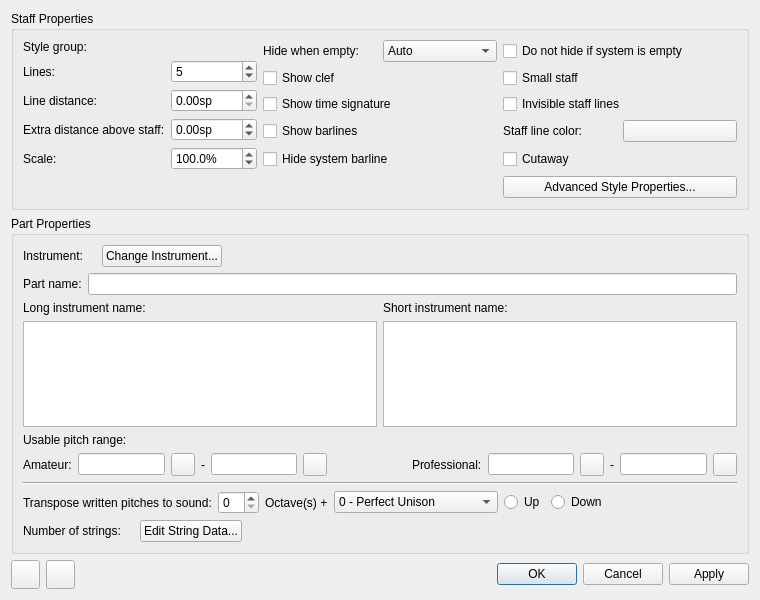
<?xml version="1.0" encoding="UTF-8"?>
<ui version="4.0">
 <class>EditStaffBase</class>
 <widget class="QDialog" name="EditStaffBase">
  <property name="geometry">
   <rect>
    <x>0</x>
    <y>0</y>
    <width>760</width>
    <height>600</height>
   </rect>
  </property>
  <property name="sizePolicy">
   <sizepolicy hsizetype="Preferred" vsizetype="Preferred">
    <horstretch>0</horstretch>
    <verstretch>0</verstretch>
   </sizepolicy>
  </property>
  <property name="minimumSize">
   <size>
    <width>0</width>
    <height>0</height>
   </size>
  </property>
  <property name="windowTitle">
   <string>Edit Staff/Part Properties</string>
  </property>
  <layout class="QGridLayout" name="gridLayout">
   <item row="0" column="0" colspan="2">
    <widget class="QGroupBox" name="groupStaffProps">
     <property name="sizePolicy">
      <sizepolicy hsizetype="Preferred" vsizetype="Expanding">
       <horstretch>0</horstretch>
       <verstretch>0</verstretch>
      </sizepolicy>
     </property>
     <property name="minimumSize">
      <size>
       <width>0</width>
       <height>0</height>
      </size>
     </property>
     <property name="title">
      <string>Staff Properties</string>
     </property>
     <layout class="QVBoxLayout" name="verticalLayout_2">
      <item>
       <layout class="QGridLayout" name="grid_StaffProps">
        <item row="4" column="2">
         <widget class="QCheckBox" name="cutaway">
          <property name="text">
           <string>Cutaway</string>
          </property>
         </widget>
        </item>
        <item row="4" column="1">
         <widget class="QCheckBox" name="hideSystemBarLine">
          <property name="text">
           <string>Hide system barline</string>
          </property>
         </widget>
        </item>
        <item row="1" column="2">
         <widget class="QCheckBox" name="small">
          <property name="sizePolicy">
           <sizepolicy hsizetype="Minimum" vsizetype="Fixed">
            <horstretch>0</horstretch>
            <verstretch>0</verstretch>
           </sizepolicy>
          </property>
          <property name="text">
           <string>Small staff</string>
          </property>
         </widget>
        </item>
        <item row="1" column="1">
         <widget class="QCheckBox" name="showClef">
          <property name="text">
           <string>Show clef</string>
          </property>
         </widget>
        </item>
        <item row="3" column="2">
         <layout class="QHBoxLayout" name="hLayout_LineColor">
          <item>
           <widget class="QLabel" name="labelColor">
            <property name="text">
             <string>Staff line color:</string>
            </property>
           </widget>
          </item>
          <item>
           <widget class="Awl::ColorLabel" name="color">
            <property name="text">
             <string/>
            </property>
           </widget>
          </item>
         </layout>
        </item>
        <item row="3" column="1">
         <widget class="QCheckBox" name="showBarlines">
          <property name="text">
           <string>Show barlines</string>
          </property>
         </widget>
        </item>
        <item row="2" column="1">
         <widget class="QCheckBox" name="showTimesig">
          <property name="text">
           <string>Show time signature</string>
          </property>
         </widget>
        </item>
        <item row="0" column="2">
         <widget class="QCheckBox" name="showIfEmpty">
          <property name="text">
           <string>Do not hide if system is empty</string>
          </property>
         </widget>
        </item>
        <item row="2" column="2">
         <widget class="QCheckBox" name="invisible">
          <property name="text">
           <string>Invisible staff lines</string>
          </property>
         </widget>
        </item>
        <item row="5" column="2">
         <widget class="QPushButton" name="changeStaffType">
          <property name="text">
           <string>Advanced Style Properties...</string>
          </property>
         </widget>
        </item>
        <item row="0" column="0" rowspan="5">
         <layout class="QFormLayout" name="formLayout">
          <property name="fieldGrowthPolicy">
           <enum>QFormLayout::AllNonFixedFieldsGrow</enum>
          </property>
          <property name="labelAlignment">
           <set>Qt::AlignLeading|Qt::AlignLeft|Qt::AlignVCenter</set>
          </property>
          <item row="1" column="0">
           <widget class="QLabel" name="labelNumOfLines">
            <property name="text">
             <string>Lines:</string>
            </property>
            <property name="textFormat">
             <enum>Qt::PlainText</enum>
            </property>
            <property name="buddy">
             <cstring>lines</cstring>
            </property>
           </widget>
          </item>
          <item row="1" column="1">
           <widget class="QSpinBox" name="lines">
            <property name="minimum">
             <number>1</number>
            </property>
            <property name="maximum">
             <number>14</number>
            </property>
            <property name="value">
             <number>5</number>
            </property>
           </widget>
          </item>
          <item row="2" column="0">
           <widget class="QLabel" name="labelLineDist">
            <property name="text">
             <string>Line distance:</string>
            </property>
            <property name="buddy">
             <cstring>lineDistance</cstring>
            </property>
           </widget>
          </item>
          <item row="2" column="1">
           <widget class="QDoubleSpinBox" name="lineDistance">
            <property name="sizePolicy">
             <sizepolicy hsizetype="Preferred" vsizetype="Fixed">
              <horstretch>0</horstretch>
              <verstretch>0</verstretch>
             </sizepolicy>
            </property>
            <property name="suffix">
             <string>sp</string>
            </property>
            <property name="singleStep">
             <double>0.250000000000000</double>
            </property>
           </widget>
          </item>
          <item row="4" column="0">
           <widget class="QLabel" name="labelExtraDist">
            <property name="text">
             <string>Extra distance above staff:</string>
            </property>
            <property name="buddy">
             <cstring>spinExtraDistance</cstring>
            </property>
           </widget>
          </item>
          <item row="4" column="1">
           <widget class="QDoubleSpinBox" name="spinExtraDistance">
            <property name="suffix">
             <string>sp</string>
            </property>
            <property name="minimum">
             <double>-50.000000000000000</double>
            </property>
            <property name="maximum">
             <double>50.000000000000000</double>
            </property>
            <property name="singleStep">
             <double>0.250000000000000</double>
            </property>
           </widget>
          </item>
          <item row="5" column="0">
           <widget class="QLabel" name="label">
            <property name="text">
             <string>Scale:</string>
            </property>
           </widget>
          </item>
          <item row="5" column="1">
           <widget class="QDoubleSpinBox" name="mag">
            <property name="suffix">
             <string>%</string>
            </property>
            <property name="decimals">
             <number>1</number>
            </property>
            <property name="minimum">
             <double>10.000000000000000</double>
            </property>
            <property name="maximum">
             <double>1000.000000000000000</double>
            </property>
            <property name="value">
             <double>100.000000000000000</double>
            </property>
           </widget>
          </item>
          <item row="0" column="0">
           <widget class="QLabel" name="labelStaffGroup">
            <property name="text">
             <string>Style group:</string>
            </property>
            <property name="buddy">
             <cstring>staffGroupName</cstring>
            </property>
           </widget>
          </item>
          <item row="0" column="1">
           <widget class="QLabel" name="staffGroupName"/>
          </item>
         </layout>
        </item>
        <item row="0" column="1">
         <layout class="QHBoxLayout" name="horizontalLayout">
          <item>
           <widget class="QLabel" name="label_2">
            <property name="text">
             <string>Hide when empty:</string>
            </property>
           </widget>
          </item>
          <item>
           <widget class="QComboBox" name="hideMode">
            <item>
             <property name="text">
              <string>Auto</string>
             </property>
            </item>
            <item>
             <property name="text">
              <string>Always</string>
             </property>
            </item>
            <item>
             <property name="text">
              <string>Never</string>
             </property>
            </item>
            <item>
             <property name="text">
              <string>Instrument</string>
             </property>
            </item>
           </widget>
          </item>
         </layout>
        </item>
       </layout>
      </item>
     </layout>
    </widget>
   </item>
   <item row="1" column="0" colspan="2">
    <widget class="QGroupBox" name="groupPartProps">
     <property name="sizePolicy">
      <sizepolicy hsizetype="Preferred" vsizetype="Expanding">
       <horstretch>0</horstretch>
       <verstretch>0</verstretch>
      </sizepolicy>
     </property>
     <property name="title">
      <string>Part Properties</string>
     </property>
     <layout class="QVBoxLayout" name="verticalLayout" stretch="0,1,0,0,0,0,0">
      <item>
       <layout class="QGridLayout" name="grid_PartProps">
        <property name="leftMargin">
         <number>0</number>
        </property>
        <item row="2" column="0" colspan="2">
         <layout class="QHBoxLayout" name="horizontalLayout_2">
          <property name="spacing">
           <number>6</number>
          </property>
          <item>
           <widget class="QLabel" name="labelInstrName">
            <property name="text">
             <string>Instrument:</string>
            </property>
            <property name="buddy">
             <cstring>instrumentName</cstring>
            </property>
           </widget>
          </item>
          <item>
           <widget class="QLabel" name="instrumentName"/>
          </item>
          <item>
           <widget class="QPushButton" name="changeInstrument">
            <property name="text">
             <string>Change Instrument...</string>
            </property>
           </widget>
          </item>
          <item>
           <spacer name="horizontalSpacer_4">
            <property name="orientation">
             <enum>Qt::Horizontal</enum>
            </property>
            <property name="sizeHint" stdset="0">
             <size>
              <width>40</width>
              <height>20</height>
             </size>
            </property>
           </spacer>
          </item>
         </layout>
        </item>
        <item row="3" column="0">
         <widget class="QLabel" name="label_PartName">
          <property name="text">
           <string>Part name:</string>
          </property>
          <property name="buddy">
           <cstring>partName</cstring>
          </property>
         </widget>
        </item>
        <item row="3" column="1">
         <widget class="QLineEdit" name="partName"/>
        </item>
       </layout>
      </item>
      <item>
       <layout class="QGridLayout" name="grid_InstrNames">
        <item row="0" column="0">
         <widget class="QLabel" name="labelLongName">
          <property name="sizePolicy">
           <sizepolicy hsizetype="Fixed" vsizetype="Fixed">
            <horstretch>0</horstretch>
            <verstretch>0</verstretch>
           </sizepolicy>
          </property>
          <property name="text">
           <string>Long instrument name:</string>
          </property>
          <property name="buddy">
           <cstring>longName</cstring>
          </property>
         </widget>
        </item>
        <item row="0" column="1">
         <widget class="QLabel" name="labelShortName">
          <property name="sizePolicy">
           <sizepolicy hsizetype="Fixed" vsizetype="Fixed">
            <horstretch>0</horstretch>
            <verstretch>0</verstretch>
           </sizepolicy>
          </property>
          <property name="text">
           <string>Short instrument name:</string>
          </property>
          <property name="buddy">
           <cstring>shortName</cstring>
          </property>
         </widget>
        </item>
        <item row="1" column="0">
         <widget class="QTextEdit" name="longName">
          <property name="minimumSize">
           <size>
            <width>0</width>
            <height>40</height>
           </size>
          </property>
         </widget>
        </item>
        <item row="1" column="1">
         <widget class="QTextEdit" name="shortName">
          <property name="minimumSize">
           <size>
            <width>0</width>
            <height>40</height>
           </size>
          </property>
         </widget>
        </item>
       </layout>
      </item>
      <item>
       <widget class="QLabel" name="labelPitchRanges">
        <property name="text">
         <string>Usable pitch range:</string>
        </property>
       </widget>
      </item>
      <item>
       <layout class="QHBoxLayout" name="hLayout_PitchRanges">
        <item>
         <widget class="QLabel" name="label_7">
          <property name="text">
           <string>Amateur:</string>
          </property>
          <property name="buddy">
           <cstring>minPitchA</cstring>
          </property>
         </widget>
        </item>
        <item>
         <widget class="QLineEdit" name="minPitchA">
          <property name="readOnly">
           <bool>true</bool>
          </property>
         </widget>
        </item>
        <item>
         <widget class="QToolButton" name="minPitchASelect">
          <property name="text">
           <string notr="true"/>
          </property>
          <property name="icon">
           <iconset resource="musescore.qrc">
            <normaloff>:/data/icons/edit.svg</normaloff>:/data/icons/edit.svg</iconset>
          </property>
         </widget>
        </item>
        <item>
         <widget class="QLabel" name="label_9">
          <property name="text">
           <string notr="true">-</string>
          </property>
         </widget>
        </item>
        <item>
         <widget class="QLineEdit" name="maxPitchA">
          <property name="readOnly">
           <bool>true</bool>
          </property>
         </widget>
        </item>
        <item>
         <widget class="QToolButton" name="maxPitchASelect">
          <property name="text">
           <string notr="true"/>
          </property>
          <property name="icon">
           <iconset resource="musescore.qrc">
            <normaloff>:/data/icons/edit.svg</normaloff>:/data/icons/edit.svg</iconset>
          </property>
         </widget>
        </item>
        <item>
         <spacer name="horizontalSpacer">
          <property name="orientation">
           <enum>Qt::Horizontal</enum>
          </property>
          <property name="sizeHint" stdset="0">
           <size>
            <width>100</width>
            <height>20</height>
           </size>
          </property>
         </spacer>
        </item>
        <item>
         <widget class="QLabel" name="label_8">
          <property name="text">
           <string>Professional:</string>
          </property>
          <property name="buddy">
           <cstring>minPitchP</cstring>
          </property>
         </widget>
        </item>
        <item>
         <widget class="QLineEdit" name="minPitchP">
          <property name="readOnly">
           <bool>true</bool>
          </property>
         </widget>
        </item>
        <item>
         <widget class="QToolButton" name="minPitchPSelect">
          <property name="text">
           <string notr="true"/>
          </property>
          <property name="icon">
           <iconset resource="musescore.qrc">
            <normaloff>:/data/icons/edit.svg</normaloff>:/data/icons/edit.svg</iconset>
          </property>
         </widget>
        </item>
        <item>
         <widget class="QLabel" name="label_10">
          <property name="text">
           <string notr="true">-</string>
          </property>
         </widget>
        </item>
        <item>
         <widget class="QLineEdit" name="maxPitchP">
          <property name="readOnly">
           <bool>true</bool>
          </property>
         </widget>
        </item>
        <item>
         <widget class="QToolButton" name="maxPitchPSelect">
          <property name="text">
           <string notr="true"/>
          </property>
          <property name="icon">
           <iconset resource="musescore.qrc">
            <normaloff>:/data/icons/edit.svg</normaloff>:/data/icons/edit.svg</iconset>
          </property>
         </widget>
        </item>
       </layout>
      </item>
      <item>
       <widget class="Line" name="line">
        <property name="orientation">
         <enum>Qt::Horizontal</enum>
        </property>
       </widget>
      </item>
      <item>
       <layout class="QHBoxLayout" name="hLayout_Transposition">
        <item>
         <widget class="QLabel" name="labelTransp">
          <property name="text">
           <string>Transpose written pitches to sound:</string>
          </property>
          <property name="buddy">
           <cstring>iList</cstring>
          </property>
         </widget>
        </item>
        <item>
         <widget class="QSpinBox" name="octave">
          <property name="maximum">
           <number>10</number>
          </property>
         </widget>
        </item>
        <item>
         <widget class="QLabel" name="label_11">
          <property name="text">
           <string>Octave(s) +</string>
          </property>
          <property name="buddy">
           <cstring>octave</cstring>
          </property>
         </widget>
        </item>
        <item>
         <widget class="QComboBox" name="iList">
          <property name="sizePolicy">
           <sizepolicy hsizetype="Preferred" vsizetype="Fixed">
            <horstretch>0</horstretch>
            <verstretch>0</verstretch>
           </sizepolicy>
          </property>
          <item>
           <property name="text">
            <string>0 - Perfect Unison</string>
           </property>
          </item>
          <item>
           <property name="text">
            <string>1 - Augmented Unison</string>
           </property>
          </item>
          <item>
           <property name="text">
            <string>0 - Diminished Second</string>
           </property>
          </item>
          <item>
           <property name="text">
            <string>1 - Minor Second</string>
           </property>
          </item>
          <item>
           <property name="text">
            <string>2 - Major Second</string>
           </property>
          </item>
          <item>
           <property name="text">
            <string>3 - Augmented Second</string>
           </property>
          </item>
          <item>
           <property name="text">
            <string>2 - Diminished Third</string>
           </property>
          </item>
          <item>
           <property name="text">
            <string>3 - Minor Third</string>
           </property>
          </item>
          <item>
           <property name="text">
            <string>4 - Major Third</string>
           </property>
          </item>
          <item>
           <property name="text">
            <string>5 - Augmented Third</string>
           </property>
          </item>
          <item>
           <property name="text">
            <string>4 - Diminished Fourth</string>
           </property>
          </item>
          <item>
           <property name="text">
            <string>5 - Perfect Fourth</string>
           </property>
          </item>
          <item>
           <property name="text">
            <string>6 - Augmented Fourth</string>
           </property>
          </item>
          <item>
           <property name="text">
            <string>6 - Diminished Fifth</string>
           </property>
          </item>
          <item>
           <property name="text">
            <string>7 - Perfect Fifth</string>
           </property>
          </item>
          <item>
           <property name="text">
            <string>8 - Augmented Fifth</string>
           </property>
          </item>
          <item>
           <property name="text">
            <string>7 - Diminished Sixth</string>
           </property>
          </item>
          <item>
           <property name="text">
            <string>8 - Minor Sixth</string>
           </property>
          </item>
          <item>
           <property name="text">
            <string>9 - Major Sixth</string>
           </property>
          </item>
          <item>
           <property name="text">
            <string>10 - Augmented Sixth</string>
           </property>
          </item>
          <item>
           <property name="text">
            <string>9 - Diminished Seventh</string>
           </property>
          </item>
          <item>
           <property name="text">
            <string>10 - Minor Seventh</string>
           </property>
          </item>
          <item>
           <property name="text">
            <string>11 - Major Seventh</string>
           </property>
          </item>
          <item>
           <property name="text">
            <string>12 - Augmented Seventh</string>
           </property>
          </item>
          <item>
           <property name="text">
            <string>11 - Diminished Octave</string>
           </property>
          </item>
          <item>
           <property name="text">
            <string>12 - Perfect Octave</string>
           </property>
          </item>
         </widget>
        </item>
        <item>
         <widget class="QRadioButton" name="up">
          <property name="text">
           <string>Up</string>
          </property>
         </widget>
        </item>
        <item>
         <widget class="QRadioButton" name="down">
          <property name="text">
           <string>Down</string>
          </property>
         </widget>
        </item>
        <item>
         <spacer name="horizontalSpacer_1">
          <property name="orientation">
           <enum>Qt::Horizontal</enum>
          </property>
          <property name="sizeHint" stdset="0">
           <size>
            <width>17</width>
            <height>18</height>
           </size>
          </property>
         </spacer>
        </item>
       </layout>
      </item>
      <item>
       <widget class="QFrame" name="stringDataFrame">
        <layout class="QHBoxLayout" name="horizontalLayout_4">
         <property name="spacing">
          <number>6</number>
         </property>
         <property name="leftMargin">
          <number>0</number>
         </property>
         <property name="topMargin">
          <number>0</number>
         </property>
         <property name="rightMargin">
          <number>0</number>
         </property>
         <property name="bottomMargin">
          <number>0</number>
         </property>
         <item>
          <widget class="QLabel" name="labelNumOfStrings">
           <property name="text">
            <string>Number of strings:</string>
           </property>
           <property name="buddy">
            <cstring>numOfStrings</cstring>
           </property>
          </widget>
         </item>
         <item>
          <widget class="QLabel" name="numOfStrings"/>
         </item>
         <item>
          <widget class="QPushButton" name="editStringData">
           <property name="text">
            <string>Edit String Data...</string>
           </property>
          </widget>
         </item>
         <item>
          <spacer name="horizontalSpacer_2">
           <property name="orientation">
            <enum>Qt::Horizontal</enum>
           </property>
           <property name="sizeHint" stdset="0">
            <size>
             <width>40</width>
             <height>20</height>
            </size>
           </property>
          </spacer>
         </item>
        </layout>
       </widget>
      </item>
     </layout>
    </widget>
   </item>
   <item row="2" column="0">
    <layout class="QHBoxLayout" name="groupPrevNextButtons">
     <item>
      <widget class="QToolButton" name="previousButton">
       <property name="minimumSize">
        <size>
         <width>29</width>
         <height>29</height>
        </size>
       </property>
       <property name="toolTip">
        <string>Go to previous staff</string>
       </property>
       <property name="text">
        <string notr="true"/>
       </property>
       <property name="icon">
        <iconset resource="musescore.qrc">
         <normaloff>:/data/icons/arrow_up.svg</normaloff>:/data/icons/arrow_up.svg</iconset>
       </property>
      </widget>
     </item>
     <item>
      <widget class="QToolButton" name="nextButton">
       <property name="minimumSize">
        <size>
         <width>29</width>
         <height>29</height>
        </size>
       </property>
       <property name="toolTip">
        <string>Go to next staff</string>
       </property>
       <property name="text">
        <string notr="true"/>
       </property>
       <property name="icon">
        <iconset resource="musescore.qrc">
         <normaloff>:/data/icons/arrow_down.svg</normaloff>:/data/icons/arrow_down.svg</iconset>
       </property>
      </widget>
     </item>
     <item>
      <spacer name="horizontalSpacer_3">
       <property name="orientation">
        <enum>Qt::Horizontal</enum>
       </property>
       <property name="sizeHint" stdset="0">
        <size>
         <width>40</width>
         <height>20</height>
        </size>
       </property>
      </spacer>
     </item>
    </layout>
   </item>
   <item row="2" column="1">
    <widget class="QDialogButtonBox" name="buttonBox">
     <property name="orientation">
      <enum>Qt::Horizontal</enum>
     </property>
     <property name="standardButtons">
      <set>QDialogButtonBox::Apply|QDialogButtonBox::Cancel|QDialogButtonBox::Ok</set>
     </property>
    </widget>
   </item>
  </layout>
 </widget>
 <customwidgets>
  <customwidget>
   <class>Awl::ColorLabel</class>
   <extends>QPushButton</extends>
   <header>awl/colorlabel.h</header>
  </customwidget>
 </customwidgets>
 <tabstops>
  <tabstop>lines</tabstop>
  <tabstop>lineDistance</tabstop>
  <tabstop>spinExtraDistance</tabstop>
  <tabstop>mag</tabstop>
  <tabstop>hideMode</tabstop>
  <tabstop>showClef</tabstop>
  <tabstop>showTimesig</tabstop>
  <tabstop>showBarlines</tabstop>
  <tabstop>hideSystemBarLine</tabstop>
  <tabstop>showIfEmpty</tabstop>
  <tabstop>small</tabstop>
  <tabstop>invisible</tabstop>
  <tabstop>cutaway</tabstop>
  <tabstop>changeStaffType</tabstop>
  <tabstop>changeInstrument</tabstop>
  <tabstop>longName</tabstop>
  <tabstop>shortName</tabstop>
  <tabstop>minPitchA</tabstop>
  <tabstop>minPitchASelect</tabstop>
  <tabstop>maxPitchA</tabstop>
  <tabstop>maxPitchASelect</tabstop>
  <tabstop>minPitchP</tabstop>
  <tabstop>minPitchPSelect</tabstop>
  <tabstop>maxPitchP</tabstop>
  <tabstop>maxPitchPSelect</tabstop>
  <tabstop>iList</tabstop>
  <tabstop>up</tabstop>
  <tabstop>down</tabstop>
  <tabstop>numOfStrings</tabstop>
  <tabstop>editStringData</tabstop>
 </tabstops>
 <resources>
  <include location="musescore.qrc"/>
 </resources>
 <connections>
  <connection>
   <sender>buttonBox</sender>
   <signal>accepted()</signal>
   <receiver>EditStaffBase</receiver>
   <slot>accept()</slot>
   <hints>
    <hint type="sourcelabel">
     <x>248</x>
     <y>254</y>
    </hint>
    <hint type="destinationlabel">
     <x>157</x>
     <y>274</y>
    </hint>
   </hints>
  </connection>
  <connection>
   <sender>buttonBox</sender>
   <signal>rejected()</signal>
   <receiver>EditStaffBase</receiver>
   <slot>reject()</slot>
   <hints>
    <hint type="sourcelabel">
     <x>316</x>
     <y>260</y>
    </hint>
    <hint type="destinationlabel">
     <x>286</x>
     <y>274</y>
    </hint>
   </hints>
  </connection>
 </connections>
</ui>
